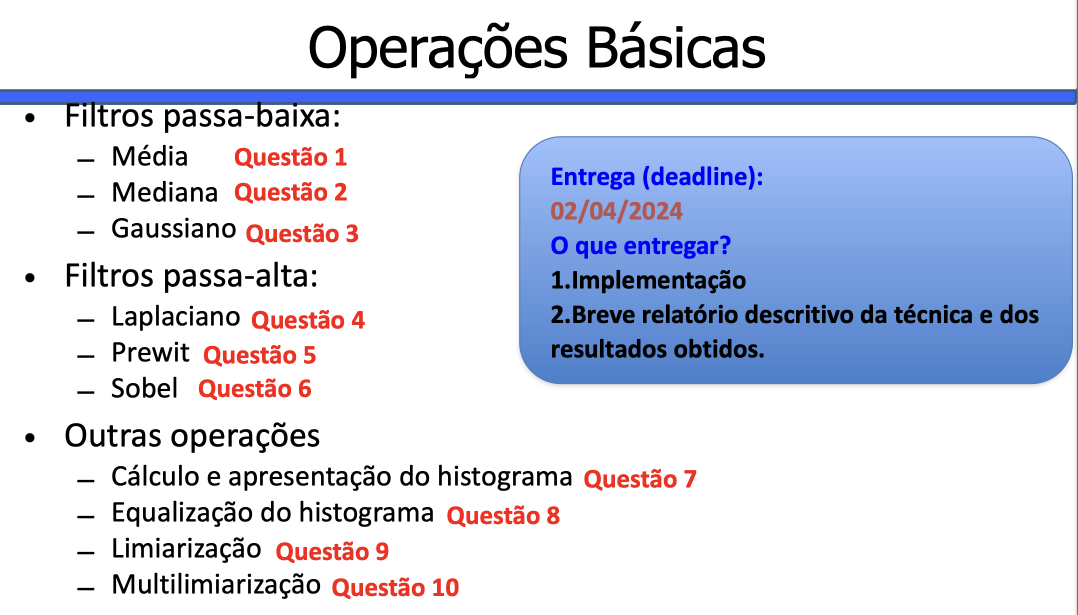
#> input picture trabalho.png, 2156 x 1230 px, found by its file name (shown at 1/2 size)
$ python test.py   (older library calls are emulated)
#> lines starting #> are read from the running program, lines starting #| are printed output that depends on the picture
import numpy as np
import cv2
from matplotlib import pyplot as plt

def processarImagem(imagem, metodo, filtro, kernel, forma, iteracoes):

    # Carrega a imagem em tons de cinza
#> called with imagem = 'trabalho.png', metodo = 'spatial', filtro = 'gaussian', kernel = 5, forma = 'rectangle', iteracoes = 1
    img = cv2.imread(imagem, 0)
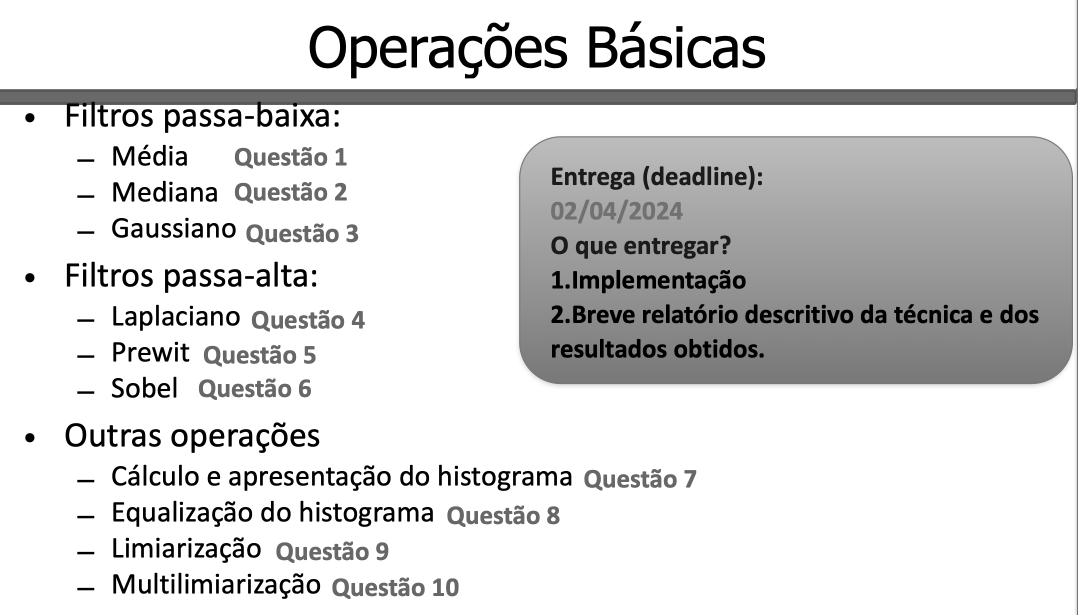
#> img: shape (1230, 2156) (shown at 1/2 size); min 0, max 255, mean 216.1

    # Filtragem espacial
    if metodo == 'spatial':
        if filtro == 'gaussian':
            filtered_img = cv2.GaussianBlur(img, (kernel, kernel), 0)
        elif filtro == 'median':
            filtered_img = cv2.medianBlur(img, kernel)
        elif filtro == 'laplacian':
            filtered_img = cv2.Laplacian(img, cv2.CV_64F, ksize = kernel)
        else:
            raise ValueError("Invalid filter type for spatial filtering.")
    # Filtragem na frequência
    elif metodo == 'frequency':
        dft = cv2.dft(np.float32(img), flags=cv2.DFT_COMPLEX_OUTPUT)
        dft_shift = np.fft.fftshift(dft)
        magnitude_spectrum = 20 * np.log(cv2.magnitude(dft_shift[:, :, 0], dft_shift[:, :, 1]))

        # Criação de um filtro Gaussiano no domínio da frequência
        rows, cols = img.shape
        crow, ccol = rows / 2, cols / 2
        mask = np.zeros((rows, cols, 2), np.uint8)
        mask[crow - 30:crow + 30, ccol - 30:ccol + 30] = 1
        fshift = dft_shift * mask
        f_ishift = np.fft.ifftshift(fshift)
        img_back = cv2.idft(f_ishift)
        filtered_img = cv2.magnitude(img_back[:, :, 0], img_back[:, :, 1])
    else:
        raise ValueError("Invalid metodo selected.")

    # Erosão e Dilatação
    if forma == 'rectangle':
        kernel = np.ones((kernel, kernel), np.uint8)
    elif forma == 'ellipse':
        kernel = cv2.getStructuringElement(cv2.MORPH_ELLIPSE, (kernel, kernel))
    else:
        raise ValueError("Invalid kernel shape.")

    eroded_img = cv2.erode(filtered_img, kernel, iterations = iteracoes)
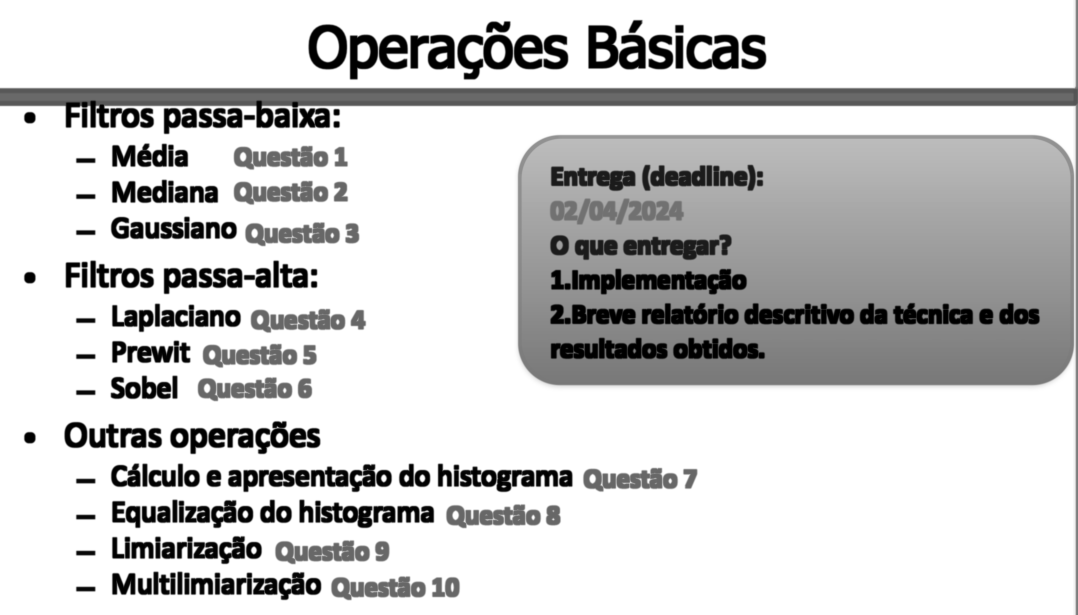
#> eroded_img: shape (1230, 2156) (shown at 1/2 size); min 0, max 255, mean 204.7
    dilated_img = cv2.dilate(filtered_img, kernel, iterations = iteracoes)
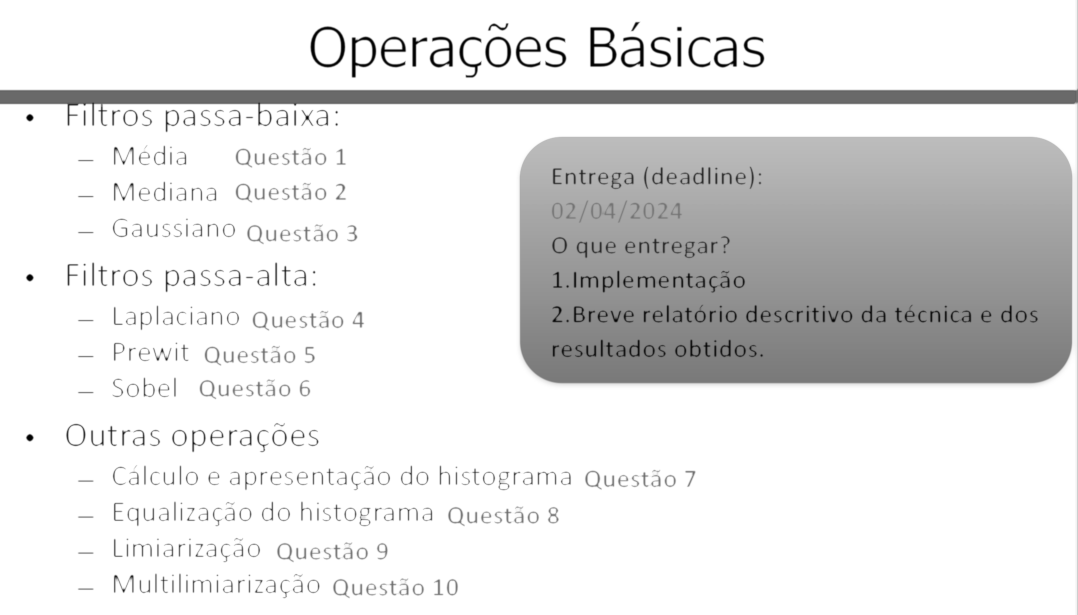
#> dilated_img: shape (1230, 2156) (shown at 1/2 size); min 0, max 255, mean 226.4

    # Plotar as imagens
    plt.subplot(221), plt.imshow(img, cmap='gray')
    plt.title('Original'), plt.xticks([]), plt.yticks([])
    plt.subplot(222), plt.imshow(filtered_img, cmap='gray')
    plt.title('Filtered'), plt.xticks([]), plt.yticks([])
    plt.subplot(223), plt.imshow(eroded_img, cmap='gray')
    plt.title('Eroded'), plt.xticks([]), plt.yticks([])
    plt.subplot(224), plt.imshow(dilated_img, cmap='gray')
    plt.title('Dilated'), plt.xticks([]), plt.yticks([])
    plt.show()
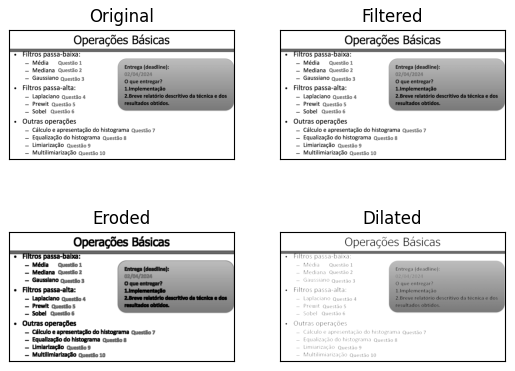
#> figure drawn by matplotlib, 4 panels

# Exemplo de uso:
processarImagem('trabalho.png', metodo='spatial', filtro='gaussian', kernel=5, forma='rectangle', iteracoes=1)


def apply_frequency_filter(image_path, filter_type, filter_params, save_path):
    """
    Aplica um filtro no domínio da frequência em uma imagem e salva a imagem filtrada.

    Parâmetros:
    - image_path (str): Caminho da imagem a ser processada.
    - filter_type (str): Tipo de filtro a ser aplicado ('passa_alta', 'passa_baixa', 'passa_banda', 'rejeita_banda').
    - filter_params (dict): Parâmetros do filtro (dependendo do tipo de filtro).
    - save_path (str): Caminho onde a imagem filtrada será salva.
    """
#> called with image_path = 'trabalho.png', filter_type = 'passa_alta', save_path = 'filtered_image.jpg'

    # Carrega a imagem em tons de cinza
    img = cv2.imread(image_path, 0)

    # Calcula a DFT da imagem
    dft = cv2.dft(np.float32(img), flags=cv2.DFT_COMPLEX_OUTPUT)
    dft_shift = np.fft.fftshift(dft)

    rows, cols = img.shape
#> rows = 1230; cols = 2156
    crow, ccol = rows // 2, cols // 2
#> crow = 615; ccol = 1078

    # Cria a máscara do filtro
    mask = np.zeros((rows, cols, 2), np.uint8)

    if filter_type == 'passa_alta':
        mask[crow - filter_params['radius']:crow + filter_params['radius'],
             ccol - filter_params['radius']:ccol + filter_params['radius']] = 1

    elif filter_type == 'passa_baixa':
        mask[crow - filter_params['radius']:crow + filter_params['radius'],
             ccol - filter_params['radius']:ccol + filter_params['radius']] = 1
        mask = 1 - mask

    elif filter_type == 'passa_banda':
        mask[crow - filter_params['inner_radius']:crow + filter_params['inner_radius'],
             ccol - filter_params['inner_radius']:ccol + filter_params['inner_radius']] = 1
        mask[crow - filter_params['outer_radius']:crow + filter_params['outer_radius'],
             ccol - filter_params['outer_radius']:ccol + filter_params['outer_radius']] = 0

    elif filter_type == 'rejeita_banda':
        mask[crow - filter_params['inner_radius']:crow + filter_params['inner_radius'],
             ccol - filter_params['inner_radius']:ccol + filter_params['inner_radius']] = 0
        mask[crow - filter_params['outer_radius']:crow + filter_params['outer_radius'],
             ccol - filter_params['outer_radius']:ccol + filter_params['outer_radius']] = 1

    # Aplica o filtro
    fshift = dft_shift * mask
    f_ishift = np.fft.ifftshift(fshift)
    img_back = cv2.idft(f_ishift)
    img_filtered = cv2.magnitude(img_back[:,:,0], img_back[:,:,1])
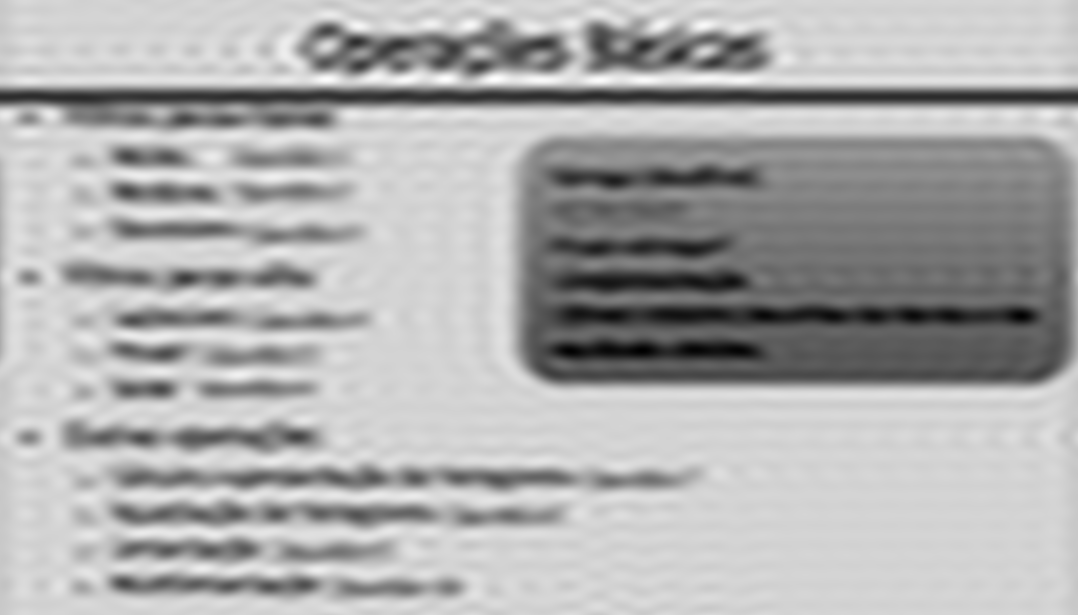
#> img_filtered: shape (1230, 2156) float32 (shown at 1/2 size); min 97219008, max 796432000, mean 573062144; drawn with min black and max white

    # Salva a imagem filtrada
    cv2.imwrite(save_path, img_filtered)

# Exemplo de uso:
filter_params = {
    'radius': 30,
    'inner_radius': 20,
    'outer_radius': 40
}
apply_frequency_filter('trabalho.png', 'passa_alta', filter_params, 'filtered_image.jpg')
